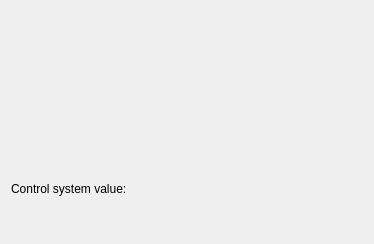
<?xml version="1.0" encoding="UTF-8"?>
<ui version="4.0">
 <class>Form</class>
 <widget class="QWidget" name="Form">
  <property name="geometry">
   <rect>
    <x>0</x>
    <y>0</y>
    <width>374</width>
    <height>244</height>
   </rect>
  </property>
  <property name="windowTitle">
   <string>Form</string>
  </property>
  <layout class="QVBoxLayout" name="verticalLayout">
   <item>
    <widget class="CPropertyEdit" name="CPropertyEdit">
     <property name="decoration" stdset="0">
      <enum>PropertyEdit::Frame</enum>
     </property>
     <property name="fields" stdset="0">
      <string>[{&quot;field&quot;: &quot;Demo&quot;, &quot;type&quot;: 4, &quot;rw&quot;: true, &quot;label&quot;: &quot;Value&quot;}]</string>
     </property>
     <property name="channel" stdset="0">
      <string notr="true">japc://DemoDevice/Settings</string>
     </property>
    </widget>
   </item>
   <item>
    <widget class="CPropertyEdit" name="CPropertyEdit_2">
     <property name="buttonPosition" stdset="0">
      <enum>PropertyEdit::Right</enum>
     </property>
     <property name="decoration" stdset="0">
      <enum>PropertyEdit::Frame</enum>
     </property>
     <property name="fields" stdset="0">
      <string>[{&quot;field&quot;: &quot;Demo&quot;, &quot;type&quot;: 4, &quot;rw&quot;: true, &quot;label&quot;: &quot;Value&quot;}]</string>
     </property>
     <property name="buttons" stdset="0">
      <enum>PropertyEdit::Get</enum>
     </property>
     <property name="channel" stdset="0">
      <string notr="true">japc://DemoDevice/Settings</string>
     </property>
    </widget>
   </item>
   <item>
    <widget class="CPropertyEdit" name="CPropertyEdit_3">
     <property name="buttonPosition" stdset="0">
      <enum>PropertyEdit::Right</enum>
     </property>
     <property name="decoration" stdset="0">
      <enum>PropertyEdit::Frame</enum>
     </property>
     <property name="fields" stdset="0">
      <string>[{&quot;field&quot;: &quot;Demo&quot;, &quot;type&quot;: 4, &quot;rw&quot;: true, &quot;label&quot;: &quot;Value&quot;}]</string>
     </property>
     <property name="buttons" stdset="0">
      <enum>PropertyEdit::Set</enum>
     </property>
     <property name="channel" stdset="0">
      <string notr="true">japc://DemoDevice/Settings</string>
     </property>
    </widget>
   </item>
   <item>
    <layout class="QFormLayout" name="formLayout">
     <item row="0" column="0">
      <widget class="QLabel" name="label">
       <property name="text">
        <string>Control system value:</string>
       </property>
      </widget>
     </item>
     <item row="0" column="1">
      <widget class="CLabel" name="CLabel">
       <property name="channel" stdset="0">
        <string notr="true">japc://DemoDevice/Settings#Demo</string>
       </property>
      </widget>
     </item>
    </layout>
   </item>
  </layout>
 </widget>
 <customwidgets>
  <customwidget>
   <class>PyDMLabel</class>
   <extends>QLabel</extends>
   <header>pydm.widgets.label</header>
  </customwidget>
  <customwidget>
   <class>PropertyEdit</class>
   <extends>QWidget</extends>
   <header>accwidgets.property_edit.propedit</header>
  </customwidget>
  <customwidget>
   <class>CPropertyEdit</class>
   <extends>PropertyEdit</extends>
   <header>comrad.widgets.inputs</header>
  </customwidget>
  <customwidget>
   <class>CLabel</class>
   <extends>PyDMLabel</extends>
   <header>comrad.widgets.indicators</header>
  </customwidget>
 </customwidgets>
 <resources/>
 <connections/>
</ui>
